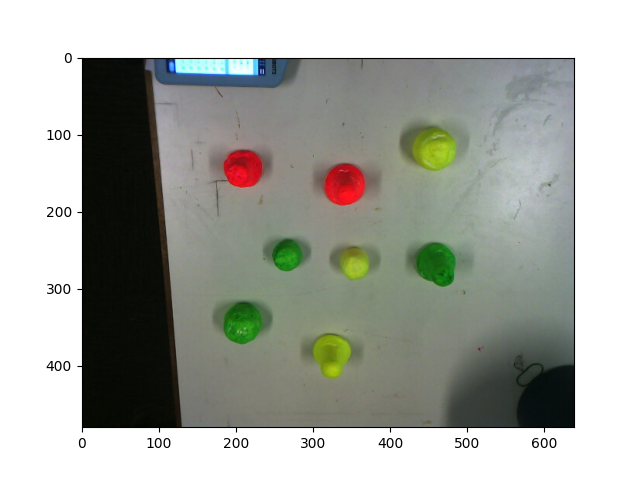
#> input picture Project/testing_code/object_center test.png, 640 x 480 px
$ python -i computer_vision.py   (imports and definitions only)
#> lines starting #> are read from the running program, lines starting #| are printed output that depends on the picture; after the words box and inside, x2 and y2 are one past the last pixel; in counts of white or black regions, pixels touching at a corner belong together
#> further down, picture is the input picture: shape (480, 640, 3); mean B, G, R 162.6, 169.3, 166.7
import cv2
import numpy as np
import matplotlib.pyplot as plt

def maskImg(img, mask):
#> called with mask = (70, 'lb', 70, 'lb', 40, 'ub')
    outimg = np.array(img)
    for rowCount, row in enumerate(outimg):
        for colCount, col in enumerate(row):
            if mask[1] == 'lb':
                maskedRed = col[0] > mask[0]
            else:
                maskedRed = col[0] < mask[0]
            if mask[3] == 'lb':
                maskedGreen = col[1] > mask[2]
            else:
                maskedGreen = col[1] < mask[2]
            if mask[5] == 'lb':
                maskedBlue = col[2] > mask[4]
            else:
                maskedBlue = col[2] < mask[4]


            if not (maskedRed & maskedGreen & maskedBlue):
                outimg[rowCount,colCount] = (0,0,0)

    return outimg

# Driving function behind the computer vision component, returns [x,y] of a desired object in image
def get_coords(base_img, color = "yellow", show_interm = False):

    if color == "yellow":
        mask_yellow = (70,"lb", 70, "lb", 40, "ub")
        img_yellow = maskImg(base_img, mask_yellow)
        img = img_yellow
    elif color == "green":
        mask_green = (40,"ub",50, "lb", 30, "ub")
        img_green = maskImg(base_img, mask_green)
        img = img_green
    elif color == "orange":
        mask_orange = (85, "lb",100, "ub" ,50, "ub")
        img_orange = maskImg(base_img, mask_orange)
        img = img_orange
    else:
        print("Color not recognised, an error has occured")

    kernal = np.ones((5,5), np.uint8)
    gray = cv2.cvtColor(img, cv2.COLOR_BGR2GRAY)

    ret, black_white = cv2.threshold(gray, 1, 255, cv2.THRESH_BINARY)
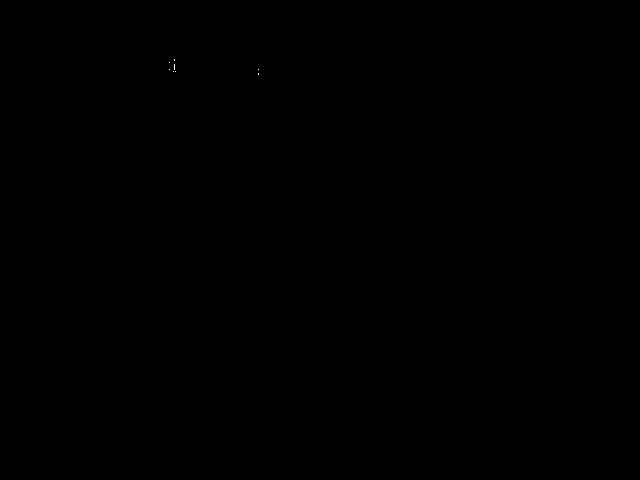
#> black_white: shape (480, 640); 0% white in thin lines or dots, all inside (x1, y1, x2, y2) = (169, 59, 259, 75)

    dilated = cv2.dilate(black_white, kernal, iterations = 2)
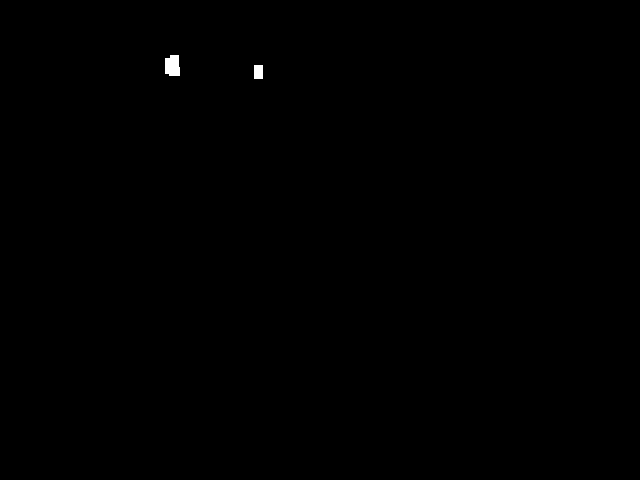
#> dilated: shape (480, 640); 0.13% white; 2 white regions, box (x1, y1, x2, y2) and area: (165, 55, 180, 76) 280, (254, 65, 263, 79) 126
    eroded = cv2.erode(dilated, kernal, iterations = 3)
#> eroded: shape (480, 640); 0% white in thin lines or dots, all inside (x1, y1, x2, y2) = (171, 64, 173, 68)

    if show_interm:
        plt.imshow(eroded)
        plt.show()

    countours, c = cv2.findContours(eroded, cv2.RETR_TREE, cv2.CHAIN_APPROX_SIMPLE)
#> countours = [[[171, 64], [171, 67], [172, 67], [172, 64]]]; c = [[-1, -1, -1, -1]]

    if countours:
        pos = cv2.moments(countours[0])
#> pos = moments, m00 3, centre m10/m00, m01/m00 = (171.5, 65.5)
        if pos["m00"] != 0:
            x = int(pos["m10"]/pos["m00"])
#> x = 171
            y = int(pos["m01"]/pos["m00"])
#> y = 65
        else:
            x = 0
            y = 0

        obj = [640-x,y]
#> obj = [469, 65]
        obj_remaining = len(countours) - 1
#> obj_remaining = 0
    else:
        obj = []
        obj_remaining = 0

    return obj, obj_remaining

# Used to return entire selection of available objects in the image.
##  Only applies to a single color at a time. Circles object in returned image
# [65 lines left out: function get_circled_objects, not called in this run]

>>> import cv2
>>> picture = cv2.imread('testing_code/object_center test.png')
>>> result = get_coords(picture)
#> result = ([469, 65], 0)
